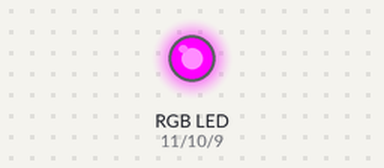
The sketch below on a simulated Arduino Uno, built with avr-gcc and run on an emulated ATmega328P. On the bench: an RGB LED mixed from three pins (HIGH = lit).

Above: at 0.1 s.
Timing chart, 0 to 1.6 s (numbered marks = the images above):
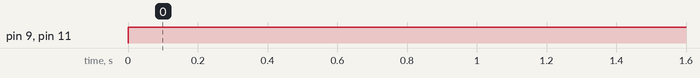

Measured:
- by itself, pin 9 (blue_light_pin), pin 11 (red_light_pin): LOW → HIGH at 0.00 s

The sketch:

led_rgb.ino
```cpp
// For testing RGB LED
// for Respiratrees project https://respiratrees.tumblr.com/
// Kevin Walker 19 Jan 2022

int red_light_pin = 11;
int green_light_pin = 10;
int blue_light_pin = 9;
void setup() {
  pinMode(red_light_pin, OUTPUT);
  pinMode(green_light_pin, OUTPUT);
  pinMode(blue_light_pin, OUTPUT);
}
void loop() {
  //RGB_color(255, 0, 0); // Red
  //  delay(1000);
  //  RGB_color(0, 255, 0); // Green
  //  delay(1000);
  //RGB_color(0, 0, 255); // Blue
  //  delay(1000);
  //  RGB_color(255, 255, 125); // Raspberry
  //  delay(1000);
  // RGB_color(0, 255, 255); // Cyan
  //  delay(1000);
  RGB_color(255, 0, 255); // Magenta
  //  delay(1000);
  //  RGB_color(255, 255, 0); // Yellow
  //  delay(1000);
  //  RGB_color(255, 255, 255); // White
  //  delay(1000);
}
void RGB_color(int red_light_value, int green_light_value, int blue_light_value)
{
  analogWrite(red_light_pin, red_light_value);
  analogWrite(green_light_pin, green_light_value);
  analogWrite(blue_light_pin, blue_light_value);
}
```
